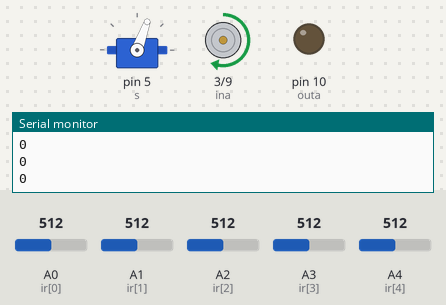
The sketch below on a simulated Arduino Uno, built with avr-gcc and run on an emulated ATmega328P. Shown: servo, motor-driver pin pairs drawn as motors (green arrow = first pin HIGH = forward, orange = second pin HIGH = backward, longer = more drive), output pins drawn as LEDs (lit = HIGH), the last lines printed to the serial monitor. The test bench sets the inputs (shaded band); at power-on: A2 (ir[2]) = 512, A0 (ir[0]) = 512, A1 (ir[1]) = 512, A3 (ir[3]) = 512, A4 (ir[4]) = 512.

Above: at 1.2 s.
1.3 s: A2 (ir[2]) set to 209
2.8 s: A2 (ir[2]) set to 193
At 3.1 s:
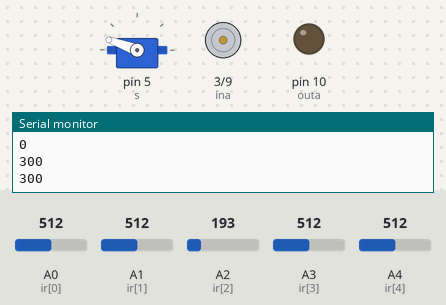
5.8 s: A0 (ir[0]) set to 216
8.8 s: A0 (ir[0]) set to 188
At 9.2 s:
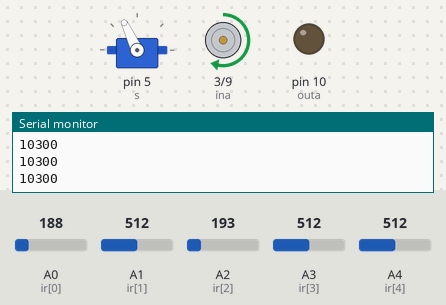
10.3 s: A0 (ir[0]) set to 306
At 10.8 s:
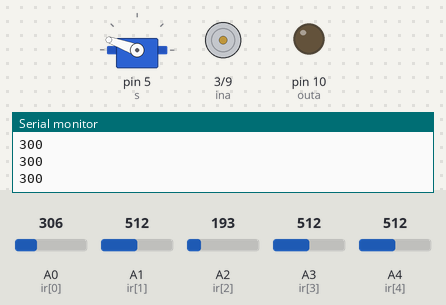
13.3 s: A0 (ir[0]) set to 30
At 14.2 s:
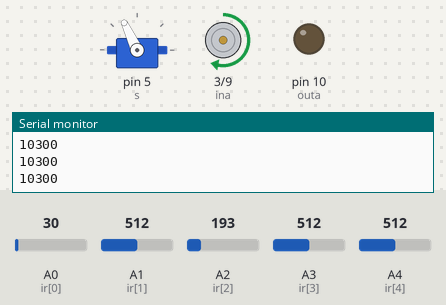
Timing chart, 0 to 15.8 s (numbered marks = the images above; inputs shaded):
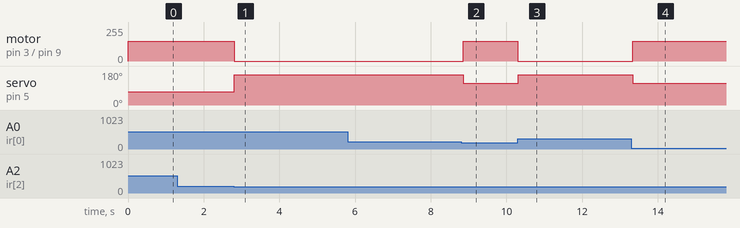

Measured:
- the behaviour switches between 201 and 200 on A2 (ir[2]) (found by bisection; images 0 and 1)
- the behaviour switches between 201 and 200 on A0 (ir[0]) (found by bisection; images 1 and 2)
- after the input at 2.8 s, motor on pin 3 (ina) / pin 9 (inb): forward 150/255 → stopped at once; servo on pin 5 (s): 70° → 160° at once
- after the input at 8.8 s, motor on pin 3 (ina) / pin 9 (inb): stopped → forward 150/255 after 0.05 s; servo on pin 5 (s): 160° → 115° after 0.05 s
- after the input at 10.3 s, motor on pin 3 (ina) / pin 9 (inb): forward 150/255 → stopped at once; servo on pin 5 (s): 115° → 160° at once
- after the input at 13.3 s, motor on pin 3 (ina) / pin 9 (inb): stopped → forward 150/255 at once; servo on pin 5 (s): 160° → 115° at once

The sketch:

SWV_Code.ino
```cpp
#include <Arduino.h>
#include <Servo.h>
#define empty 0
#define ina 3
#define inb 9
#define outa 10
#define ref 200
#define sp 150
int ir[5] = { A0, A1, A2, A3, A4 };
int sen[5];
long int Read;
int Left;
Servo s;
void setup() {
  Serial.begin(9600);
  s.attach(5);
  for (int i = 0; i < 5; i++) {
    pinMode(ir[i], INPUT);
  }
  pinMode(ina, OUTPUT);
  pinMode(inb, OUTPUT);
  pinMode(outa, OUTPUT);
}


void loop() {
  sensorRead();
  goAhead();
  // analogWrite(ina, 100);
  // analogWrite(inb, 0);

  Serial.println(Read);
  // motor(200, 0);
  // delay(5000);
  // motor(0, 0);
  // delay(2000);
  // motor(-200, 0);
  // delay(5000);
  // motor(0, 0);
  // delay(2000);
  // s.write(115);  //115=90
  // delay(400);
  // s.write(115);
  // delay(400);
}
void goAhead() {
  if (Read == 10000) {
    motor(sp);
    s.write(70);

  } else if (Read == 2000) {
    motor(sp);
    s.write(145);
  } else if (Read == 12000) {
    motor(sp);
    s.write(115);
  } else if (Read == 12300) {
    motor(-sp);
    s.write(160);
    delay(3000);
    s.write(70);
    motor(sp);
  } else if (Read == 0 || Read == 5) {
    motor(sp);
    s.write(70);
  } else if (Read == 40) {
    motor(sp);
    s.write(40);
  } else if (Read == 45) {
    motor(sp);
    s.write(55);
  } else if (Read == 300) {
    motor(0);
    s.write(160);
    delay(100);
    motor(-sp);
    // delay(50000);
  } else if (Read == 345) {
    motor(0);
    s.write(160);
    delay(100);
    motor(-sp);
    // delay(50000);
  } else {
    motor(sp);
    s.write(115);
  }
}
```

Motor___Sensors.ino
```cpp
void sensorRead() {

  int i, j;
  Read = 0;
  for (i = 0; i < 5; i++)
    sen[i] = (ref < analogRead(ir[i])) ? empty : !empty;

  for (i = 0; i < 5; i++) {
    Read = (Read * 10 + (sen[i] * (i + 1)));
  }
}

void motor(int left) {
  int a = 0, b = 0;
  Left = left;
  (left < 0) ? b = -1 * left : a = left;
  analogWrite(ina, a);
  analogWrite(inb, b);
}
void motorrev(int a) {
  analogWrite(ina, 0);
  analogWrite(inb, a);
}
```
